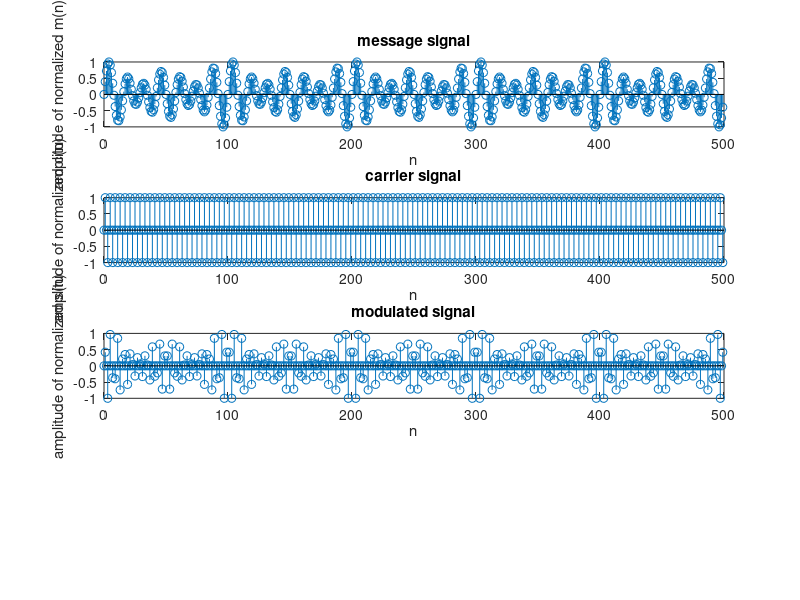

MATLAB code for this plot: (Note: this script raises an error after producing the figure.)
 %Consider  a  discrete  time  message signal  m(n)  containing  sum  of  three  sinusoids  with amplitudes 
 %and  frequencies  (i)  1,  500Hz  (ii)  0.5,  600Hz and  (iii)  2,  700Hz. 
 %It  is  used  to  modulate  a  sinusoidal carrier   signal   c(n)   having  
 %peak   amplitude   1   and frequency  of  2.5  kHz  to  generate  a  double  
 %sideband signal  given  by  s(n)  =  m(n).c(n).  The  sampling  rate  is 10kHz. 
 %Generate  4096  samples  of  m(n),  c(n)  and  s(n) and  plot  500  samples  of  all 
 %of  them  in  one  graph  with proper   labels   and   titles.   The   signal   s(n)  
 %is   passed through  a  filter  given  in  figure.  Check  pole-zero  and stability of filter.
 %Obtain the output signal y(n) and plot its  500  samples.  Ensure  peak  amplitudes  of  all  signals in range [-1,1]. 
 
 clc;
close all;
B = [0.1 -0.8];
A = [1 0.08 -0.05];
s_freq = 10000;
seq_len = 4096;
f500 = 500 / s_freq;
f600 = 600 / s_freq;
f700 = 700 / s_freq;

n = 0:(seq_len - 1);
m = (1*sin((2 * pi * f500 * n )) + 0.5*sin((2 * pi * f600 * n )) + 2*sin((2 * pi * f700 * n )));
m_norm = m / max(abs(m));
figure(1);
subplot(4,1,1);
stem(n(1:500),m_norm(1:500));
xlabel('n');
ylabel('amplitude of normalized m(n)');
title('message signal');
disp('Signal Generated');

c = sin(2 * pi * (2500/s_freq) * n);
c_norm = c/max(abs(c));
subplot(4,1,2);
stem(n(1:500),c_norm(1:500));
xlabel('n');
ylabel('amplitude of normalized c(n)');
title('carrier signal');

s = c_norm .* m_norm;
s_norm = s/max(abs(s));
subplot(4,1,3);
stem(n(1:500),s_norm(1:500));
xlabel('n');
ylabel('amplitude of normalized s(n)');
title('modulated signal');



[Z, P, K] = tf2zpk(B, A); %find poles and zeros

if(isstable(B, A)) %is system stable
    disp('System is Stable');
else 
    disp('System is Unstable');
end


y_filtered = filter(B, A, s_norm);
subplot(4,1,4);
stem(n(1:500),y_filtered(1:500));
xlabel('n');
ylabel('filtered signal amplitude');
title('Filtered signal');

figure(2);
zplane(B, A);
title('H(z) plot');